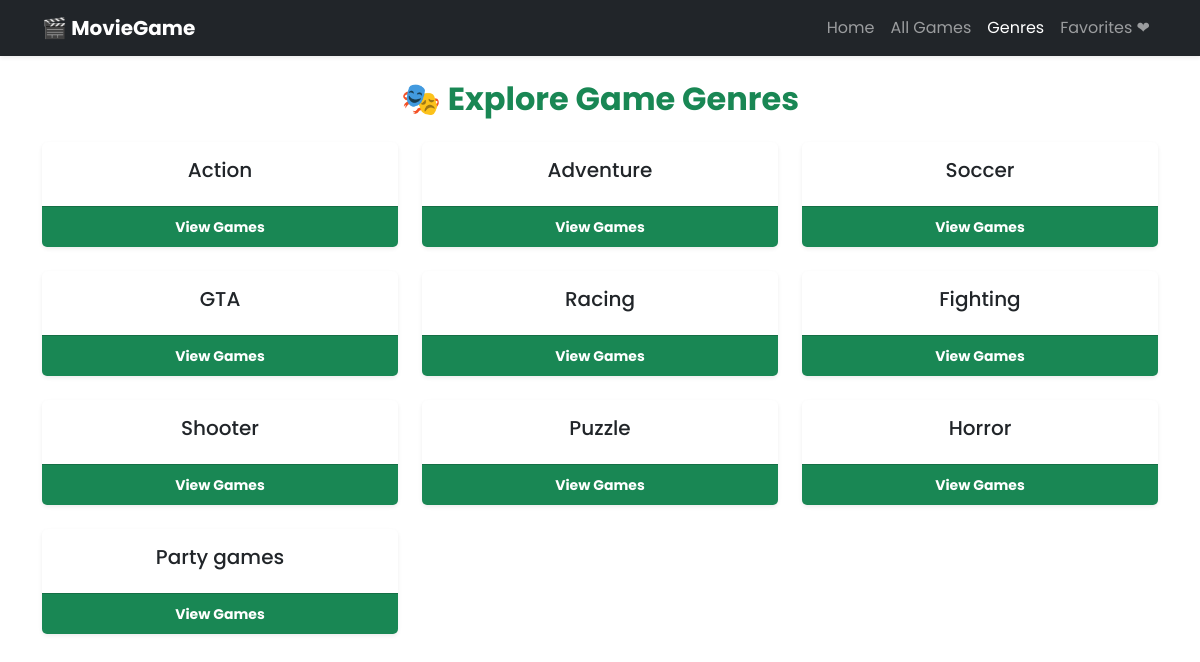
The page /genres/ on the database its author committed.
### games/models.py (models this page shows, shortened)
class Genre(models.Model):
  name = models.CharField(max_length=100)

### games/views.py (the view)
# urls.py: path('genres/', views.genre_list, name='genre_list'),
def genre_list(request):
    genres = Genre.objects.all()
    return render(request, 'game_pages/genres.html', {'genres': genres})

### games/templates/game_pages/genres.html (shortened to what this page needs)
{% extends 'base.html' %}
{% block content %}
<h2 class="mb-4 text-center fw-bold text-success">🎭 Explore Game Genres</h2>
<div class="row row-cols-1 row-cols-md-3 g-4">
  {% for genre in genres %}
  <div class="col">
    <a href="{% url 'genre_detail' genre.id %}" class="text-decoration-none">
      <div class="card h-100 shadow-sm border-0 hover-shadow">
        <div class="card-body text-center">
          <h5 class="card-title text-dark">{{ genre.name }}</h5>
        </div>
        <div class="card-footer text-center">
          <small>View Games</small>
        </div>
      </div>
    </a>
  </div>
  {% empty %}
  <p class="text-center text-muted">No genres available yet.</p>
  {% endfor %}
</div>
{% endblock %}

### games/templates/game_pages/base.html (style rules this page uses)
body { font-family: 'Poppins', sans-serif; }
.card-footer { background-color: #198754; color: white; }
.card-footer small { font-weight: bold; }

### rows shown on the page
Genre: name "Action"
Genre: name "Adventure"
Genre: name "Soccer"
Genre: name "GTA"
Genre: name "Racing"
Genre: name "Fighting"
Genre: name "Shooter"
Genre: name "Puzzle"
Genre: name "Horror"
Genre: name "Party games"
